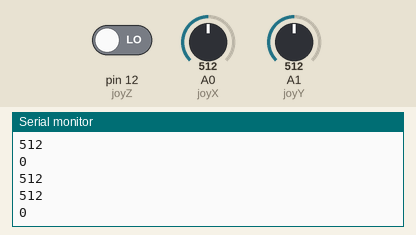
Simulated run of this sketch. Board: Arduino Uno, built with avr-gcc and run on an emulated ATmega328P. On the bench: the last lines printed to the serial monitor. Inputs (shaded band) come from the test bench; at power-on: A0 (joyX) = 512, A1 (joyY) = 512, pin 12 (joyZ) LOW.

Above: at 1.2 s.
1.3 s: A0 (joyX) set to 716
At 1.51 s:
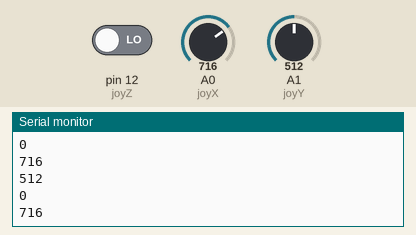
2.8 s: A1 (joyY) set to 306
At 2.88 s:
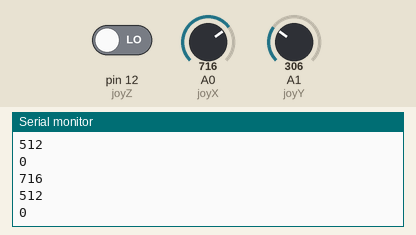
4.3 s: pin 12 (joyZ) driven HIGH
At 4.6 s:
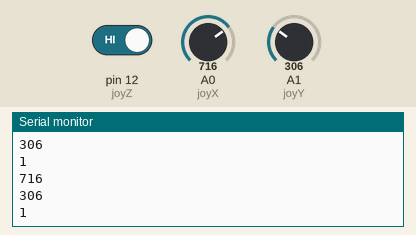
5.8 s: A0 (joyX) set to 900
At 5.98 s:
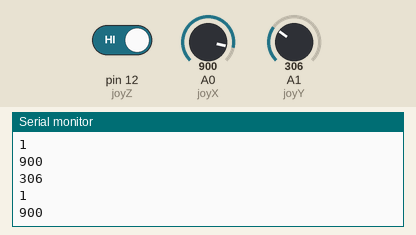
7.3 s: A1 (joyY) set to 122
At 7.35 s:
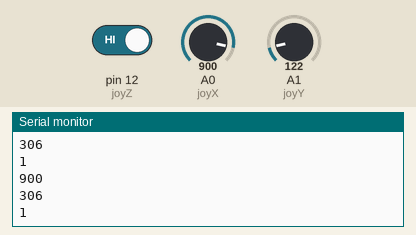
Timing chart, 0 to 9.8 s (numbered marks = the images above; inputs shaded):
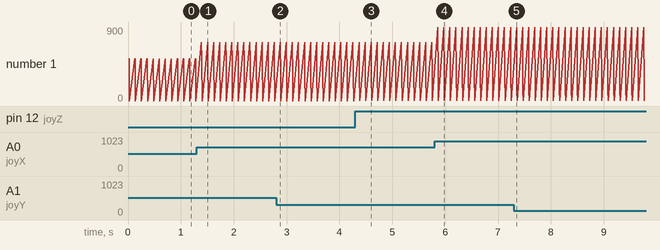

The sketch:

tank_code.ino
```cpp
#include <SoftwareSerial.h>

int txPin = 3;
int rxPin = 2;

SoftwareSerial guy = SoftwareSerial(rxPin, txPin);


int joyZ = 12; //key

#define joyX A0
#define joyY A1

void setup() {
  pinMode(joyZ, INPUT);
  Serial.begin(9600);
  guy.begin(9600);
}

void loop() {
  int xVal, yVal, zVal;
  // put your main code here, to run repeatedly:
  xVal = analogRead(joyX);
  yVal = analogRead(joyY);
  zVal = digitalRead(joyZ);

  guy.println(xVal, DEC);
  guy.println(yVal, DEC);
  guy.println(zVal, DEC);
  Serial.println(xVal, DEC);
  Serial.println(yVal, DEC);
  Serial.println(zVal, DEC);
  delay(100);

}
```

Measured:
- after the input at 1.3 s, the serial monitor: prints a new line after 0.09 s (image 1)
- after the input at 4.3 s, the serial monitor: prints a new line after 0.08 s (image 3)
- after the input at 5.8 s, the serial monitor: prints a new line after 0.06 s (image 4)
- plotted number 1: 0 → 1 after the input at 4.3 s
